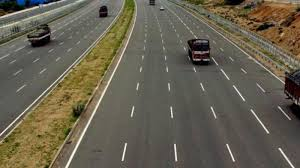
#> input picture Notebook/images/image1.jpg, 300 x 168 px
$ jupyter execute Lane_detection.ipynb
#> lines starting #> are read from the running program, lines starting #| are printed output that depends on the picture
## Lane Detection using OpenCv

### Import necessary modules

[cell 1]
import cv2
import numpy as np
from matplotlib import pyplot as plt

### Read in and Display Images

[cell 2]
# Read in the image
image1 = cv2.imread('images/image1.jpg')
#> image1 is the input picture: shape (168, 300, 3); mean B, G, R 79.9, 96.3, 102.2
image2 = cv2.imread('images/image2.jpg')
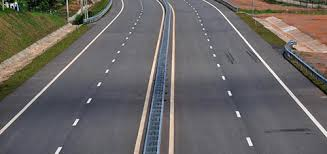
#> input picture Notebook/images/image2.jpg, 327 x 154 px
#> image2 is the input picture: shape (154, 327, 3); mean B, G, R 100.4, 101.7, 105.1
image3 = cv2.imread('images/image3.jpg')
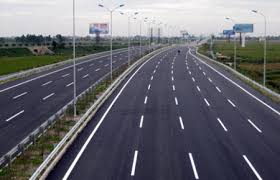
#> input picture Notebook/images/image3.jpg, 280 x 180 px
#> image3 is the input picture: shape (180, 280, 3); mean B, G, R 110.8, 103.2, 103.1
image4 = cv2.imread('images/image4.jpg')
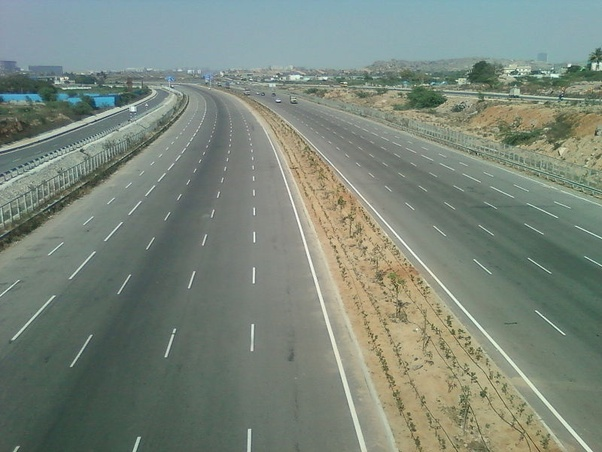
#> input picture Notebook/images/image4.jpg, 602 x 452 px
#> image4 is the input picture: shape (452, 602, 3); mean B, G, R 122.7, 134.4, 122.9
